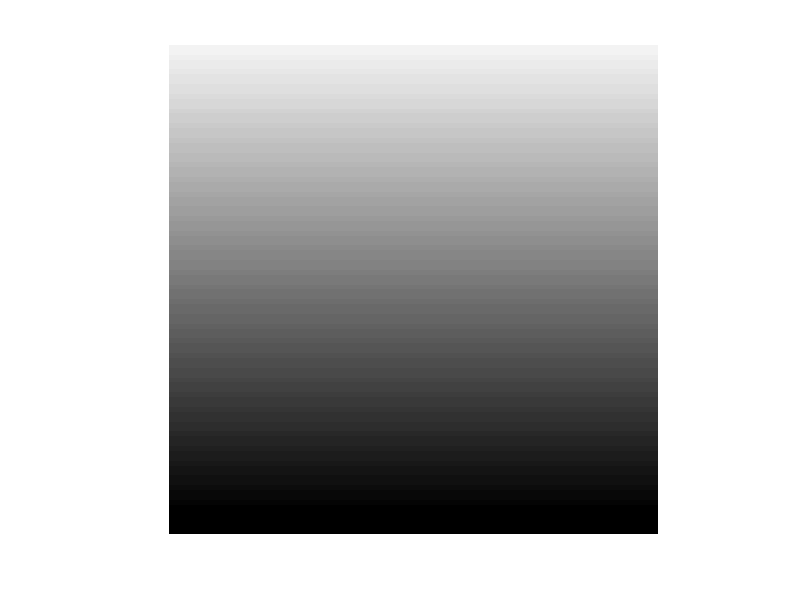

MATLAB code to generate this figure:
% Size of the image 
img_size = 100;

% Defining the row the number of row for the picture  
numRow = img_size;

% defining the number of column for the picture 
numCol = img_size;

% empty vector for storing the data of the image
img_data = [];
imagecanvas = zeros(100,100,'uint8');

%white
white = 245;
black = 0;

for row = 1:numRow
    imageRow = [];
    for col = 1:numCol
           pixelVal = uint8(white - 2.55*row) ;
           imageRow = [imageRow pixelVal];
           
    end
    img_data = [img_data;imageRow];
end

%shows the image
imshow(img_data);

%saves the image
imwrite(img_data,"test2.png");

newImageData = imread("test2.png");

